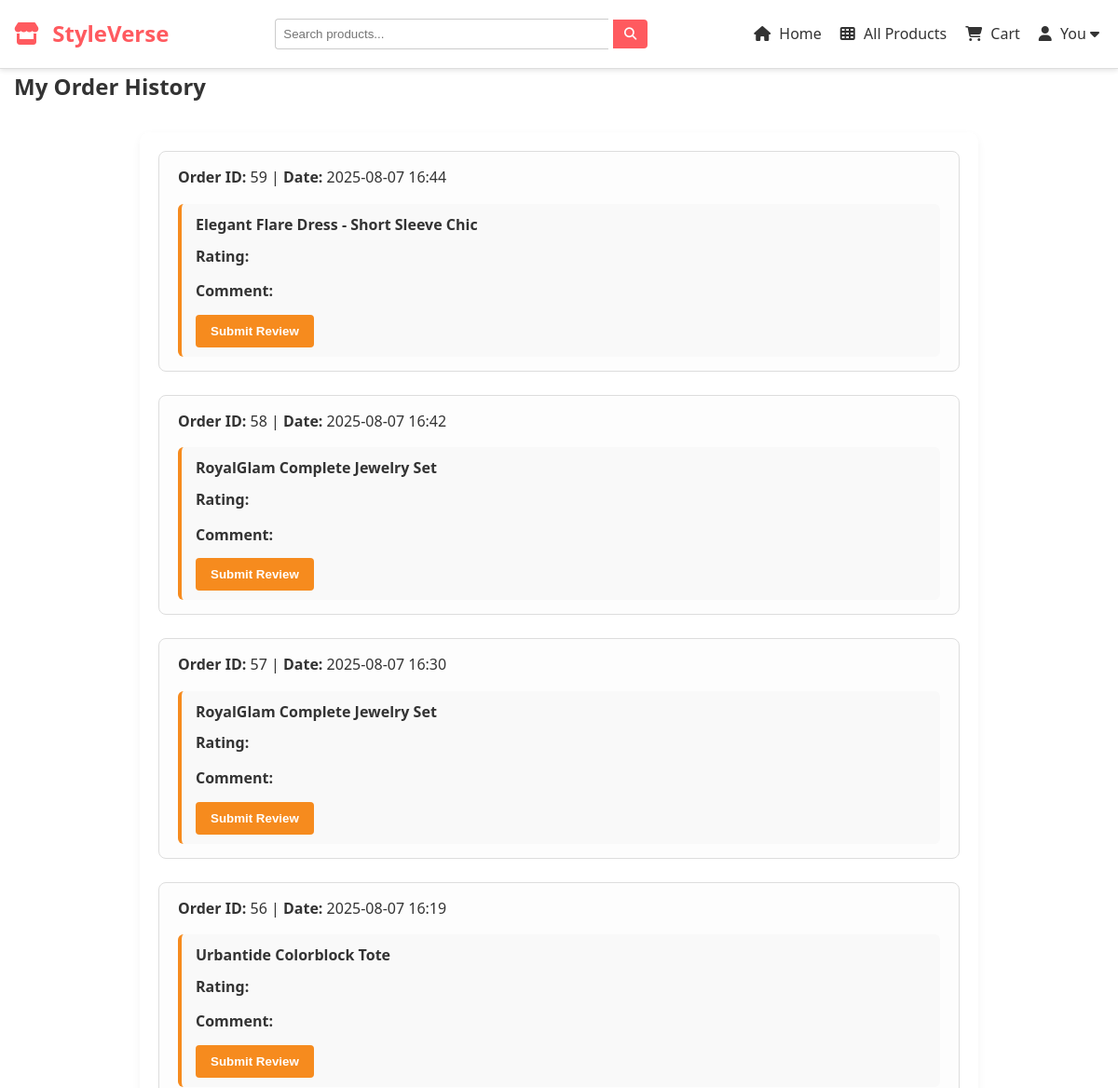
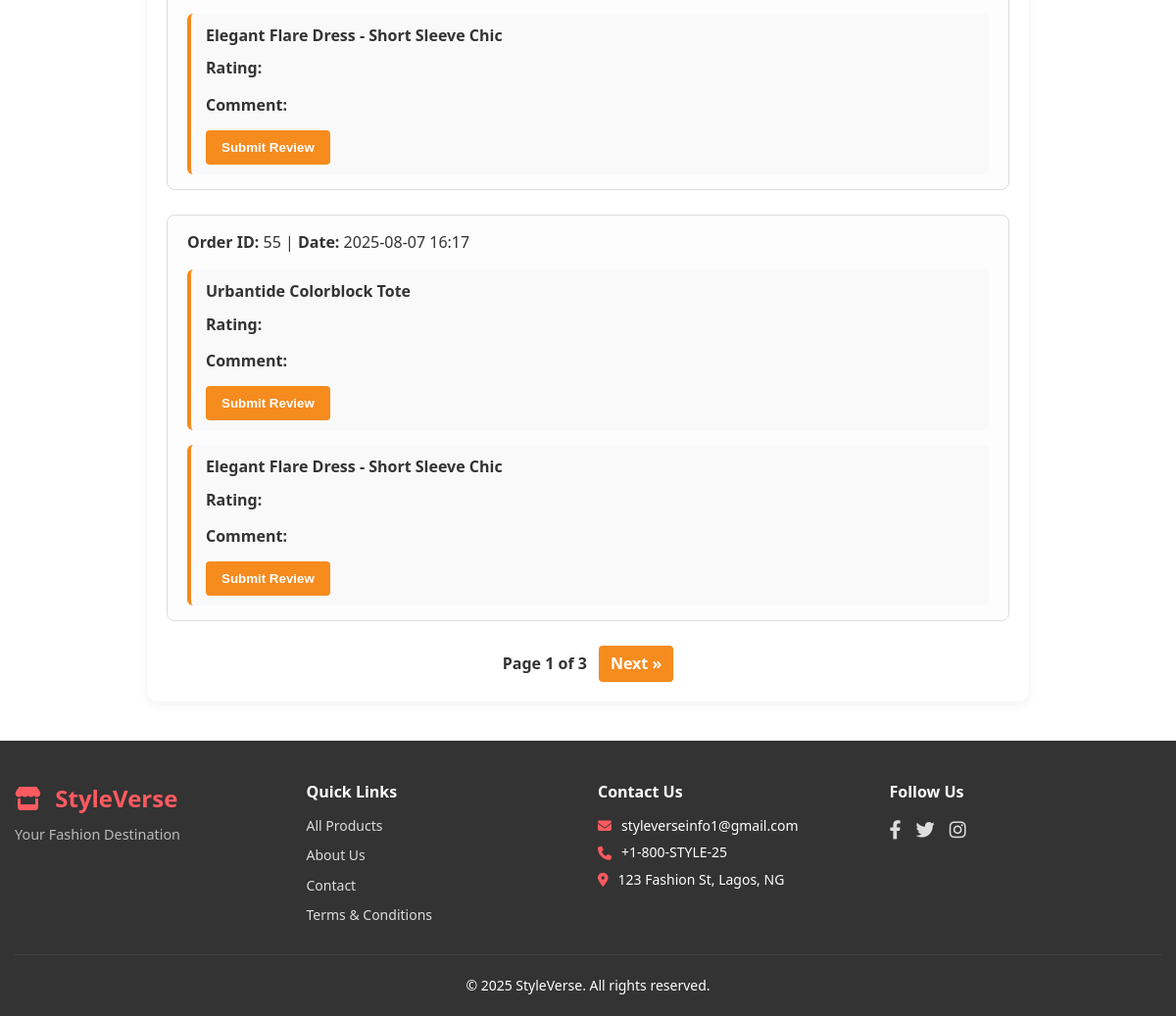
The page /order-history/ (signed in) on the database its author committed (2 pictures, top to bottom).
### store/models.py (models this page shows, shortened)
class Order(models.Model):
    STATUS_CHOICES = [
        ('Pending', 'Pending'),
        ('Processing', 'Processing'),
        ('Shipped', 'Shipped'),
        ('Delivered', 'Delivered'),
    ]
    user = models.ForeignKey(User, on_delete=models.CASCADE)
    total_price = models.DecimalField(max_digits=10, decimal_places=2)
    status = models.CharField(max_length=20, choices=STATUS_CHOICES, default='Pending')
    created_at = models.DateTimeField(auto_now_add=True)

class OrderItem(models.Model):
    order = models.ForeignKey(Order, related_name='items', on_delete=models.CASCADE)
    product = models.ForeignKey(Product, on_delete=models.SET_NULL, null=True)
    quantity = models.PositiveIntegerField()
    price = models.DecimalField(max_digits=10, decimal_places=2)

class Product(models.Model):
    name = models.CharField(max_length=200)
    category = models.ForeignKey(Category, on_delete=models.CASCADE)
    price = models.DecimalField(max_digits=10, decimal_places=2)
    sizes = models.ManyToManyField(Size, blank=True)
    colors = models.ManyToManyField(Color, blank=True)
    description = models.TextField(blank=True)
    image = CloudinaryField('image', blank=True, null=True)  # Main image on Cloudinary
    created_at = models.DateTimeField(auto_now_add=True)      # <-- Added field

### store/views.py (the view)
# urls.py: path('order-history/', views.order_history, name='order_history'),
@login_required
def order_history(request):
    orders = Order.objects.filter(user=request.user).order_by('-created_at')
    paginator = Paginator(orders, 5)
    page = request.GET.get('page')
    page_obj = paginator.get_page(page)
    reviewed_products = Review.objects.filter(user=request.user).values_list('product_id', flat=True)
    review_form = ReviewForm()
    return render(request, 'store/order_history.html', {
        'page_obj': page_obj,
        'review_form': review_form,
        'reviewed_products': reviewed_products
    })

### store/forms.py
class ReviewForm(forms.ModelForm):
    class Meta:
        model = Review
        fields = ['rating', 'comment']

### store/templates/store/order_history.html (shortened to what this page needs)
{% extends 'base.html' %}
{% load humanize %}
{% block content %}
<h2>My Order History</h2>
<div class="order-history-container">
  {% if page_obj %}
    {% for order in page_obj %}
      <div class="order-block">
        <p><strong>Order ID:</strong> {{ order.id }} | <strong>Date:</strong> {{ order.created_at|date:"Y-m-d H:i" }}</p>
        {% for item in order.items.all %}
          <div class="product-review-block">
            <p><strong>{{ item.product.name }}</strong></p>
            {% if item.product.id in reviewed_products %}
              <p class="already-reviewed">You already reviewed this product.</p>
            {% else %}
              <form method="POST" action="{% url 'store:submit_review_from_order' item.product.id %}">
                <div class="form-group">
                  <label for="id_rating_{{ item.product.id }}">Rating:</label>
                </div>
                <div class="form-group">
                  <label for="id_comment_{{ item.product.id }}">Comment:</label>
                </div>
                <button type="submit" class="btn">Submit Review</button>
              </form>
            {% endif %}
          </div>
        {% endfor %}
      </div>
    {% endfor %}
    <div class="pagination">
      <span class="current-page">Page {{ page_obj.number }} of {{ page_obj.paginator.num_pages }}</span>
      {% if page_obj.has_next %}
        <a href="?page={{ page_obj.next_page_number }}">Next »</a>
      {% endif %}
    </div>
  {% else %}
    <p>You have no past orders.</p>
  {% endif %}
</div>
{% endblock %}

### static/css/style.css (style rules this page uses)
* { box-sizing: border-box; margin: 0; padding: 0; }
body { font-family: 'Segoe UI', Tahoma, Geneva, Verdana, sans-serif; line-height: 1.6; background-color: #fff; color: #333; }
a { text-decoration: none; color: inherit; }
.btn { padding: 10px 16px; border: none; border-radius: 4px; background: #f68b1e; color: white; text-decoration: none; cursor: pointer; font-weight: 600; transition: background-color 0.3s ease; }
.order-history-container { max-width: 900px; margin: 30px auto; padding: 20px; background: #fff; border-radius: 10px; box-shadow: 0 4px 10px rgba(0,0,0,0.05); }
.order-block { border: 1px solid #ddd; padding: 15px 20px; margin-bottom: 25px; border-radius: 8px; background-color: #fdfdfd; }
.product-review-block { margin-top: 15px; padding: 10px 15px; background: #f9f9f9; border-left: 4px solid #f68b1e; border-radius: 6px; }
.product-review-block p { margin-bottom: 8px; font-size: 16px; }
.form-group { margin-bottom: 12px; }
.form-group label { font-weight: 600; display: block; margin-bottom: 5px; }
.pagination { display: flex; justify-content: center; align-items: center; margin-top: 20px; gap: 12px; }
.pagination a { padding: 6px 12px; background-color: #f68b1e; color: #fff; border-radius: 4px; text-decoration: none; font-weight: 600; transition: background-color 0.3s ease; }
.pagination .current-page { font-weight: bold; color: #333; }

### rows shown on the page
Order: id "59", created_at "2025-08-07 16:44"
OrderItem: product.name "Elegant Flare Dress - Short Sleeve Chic"
Order: id "58", created_at "2025-08-07 16:42"
OrderItem: product.name "RoyalGlam Complete Jewelry Set"
Order: id "57", created_at "2025-08-07 16:30"
OrderItem: product.name "RoyalGlam Complete Jewelry Set"
Order: id "56", created_at "2025-08-07 16:19"
OrderItem: product.name "Urbantide Colorblock Tote"
OrderItem: product.name "Elegant Flare Dress - Short Sleeve Chic"
Order: id "55", created_at "2025-08-07 16:17"
OrderItem: product.name "Urbantide Colorblock Tote"
OrderItem: product.name "Elegant Flare Dress - Short Sleeve Chic"

### other values the page prints
{{ page_obj.number }} "1"
{{ page_obj.paginator.num_pages }} "3"
